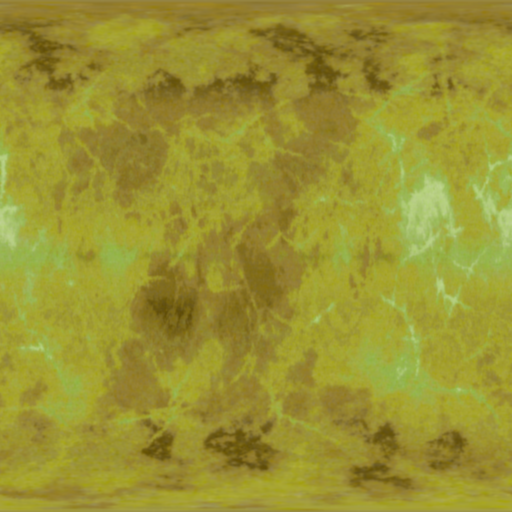
#> input picture my-3d-component/src/assets/planets/Arid/Arid_01-512x512.png, 512 x 512 px, found by its file name; its folder holds only this picture in this run
$ python generate_maps.py
#> lines starting #> are read from the running program, lines starting #| are printed output that depends on the picture
import os
import numpy as np
from PIL import Image, ImageFilter

# ---------- CONFIG ----------
TEXTURE_ROOT = r"C:/Users/Derek/source/repos/PlanetDisplay/my-3d-component/src/assets/planets/"
TEXTURE_DIR = TEXTURE_ROOT + "Arid"
NORMAL_SCALE = 1.0             # How strong the normals appear
ROUGH_BLUR_RADIUS = 8          # How blurry roughness maps are
# ----------------------------

def generate_normal_map(image_path, scale=NORMAL_SCALE):
#> called with scale = 1
    img = Image.open(image_path).convert('L')
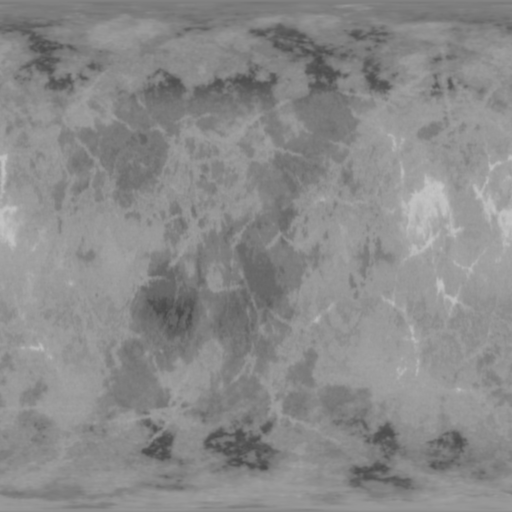
#> img: PIL image 512x512 L; min 74, max 198, mean 138
    height = np.array(img, dtype=np.float32)

    # Compute gradients
    dzdx = np.gradient(height, axis=1)
    dzdy = np.gradient(height, axis=0)
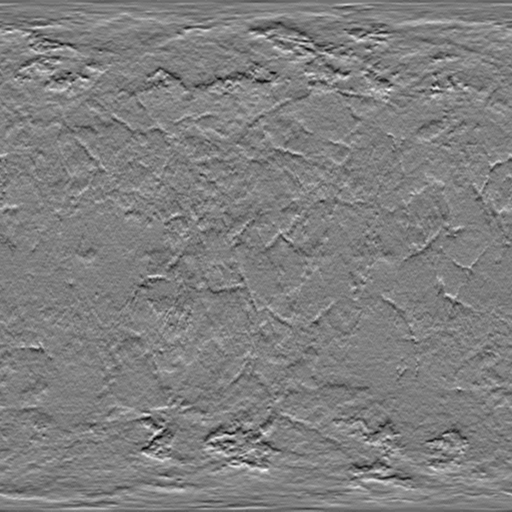
#> dzdy: shape (512, 512) float32; min -17, max 17, mean 0.0152; drawn with min black and max white

    nx = -dzdx * scale
    ny = -dzdy * scale
    nz = np.ones_like(height)

    length = np.sqrt(nx**2 + ny**2 + nz**2)
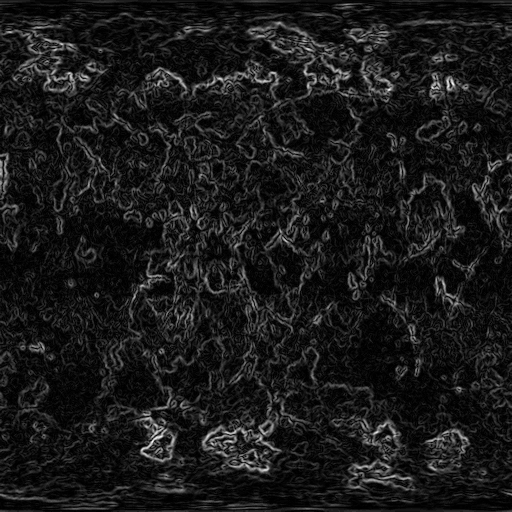
#> length: shape (512, 512) float32; min 1, max 19.82, mean 2.92; drawn with min black and max white
    nx /= length
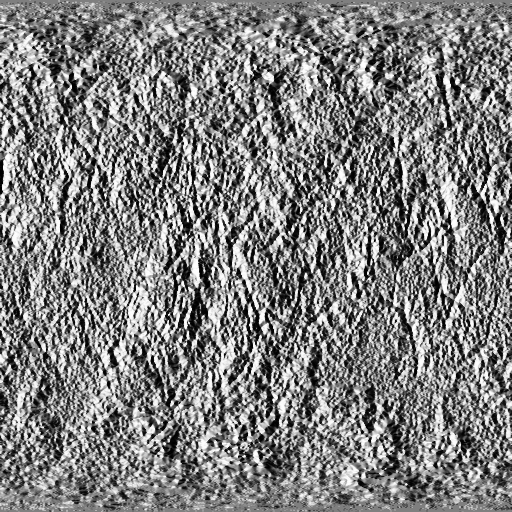
#> nx: shape (512, 512) float32; min -0.998, max 0.998, mean 0.000159; drawn with min black and max white
    ny /= length
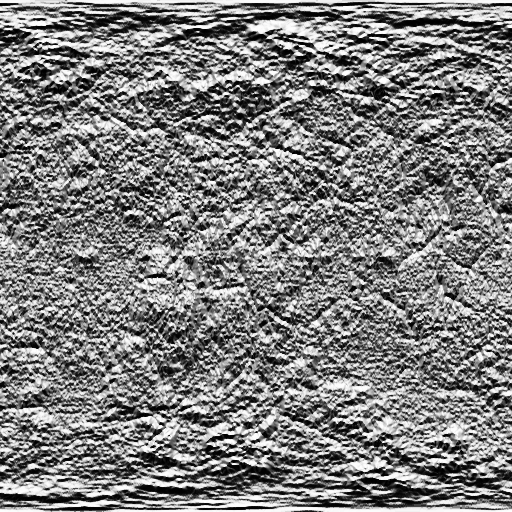
#> ny: shape (512, 512) float32; min -0.997, max 0.998, mean -0.00466; drawn with min black and max white
    nz /= length
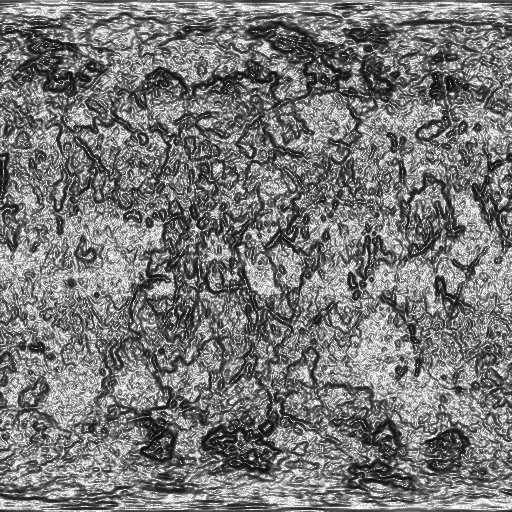
#> nz: shape (512, 512) float32; min 0.0504, max 1, mean 0.469

    # Convert to 0-255 RGB
    normal = np.stack([(nx+1)*127.5, (ny+1)*127.5, (nz+1)*127.5], axis=2).astype(np.uint8)
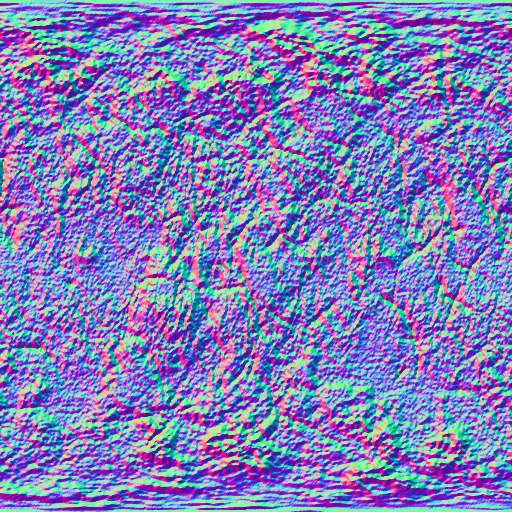
#> normal: shape (512, 512, 3); mean of channels 0, 1, 2 127, 126.4, 186.9; drawn as R, G, B
    normal_img = Image.fromarray(normal, 'RGB')
    return normal_img

def generate_roughness_map(image_path, blur_radius=ROUGH_BLUR_RADIUS):
#> called with blur_radius = 8
    img = Image.open(image_path).convert('L')          # Grayscale
    img = img.filter(ImageFilter.GaussianBlur(blur_radius))
    return img

def process_folder(folder):
    for file in os.listdir(folder):
        if not file.lower().endswith('.png'):
            continue
        if file.endswith('_normal.png') or file.endswith('_rough.png'):
            continue

        base = os.path.splitext(file)[0]
        input_path = os.path.join(folder, file)
        normal_path = os.path.join(folder, base + '_normal.png')
        rough_path = os.path.join(folder, base + '_rough.png')

        print(f"Processing {file}...")

        # Normal map
        if not os.path.exists(normal_path):
            normal_img = generate_normal_map(input_path)
            normal_img.save(normal_path)
            print(f"  Saved normal map: {normal_path}")

        # Roughness map
        if not os.path.exists(rough_path):
            rough_img = generate_roughness_map(input_path)
            rough_img.save(rough_path)
            print(f"  Saved roughness map: {rough_path}")

    print("All done!")

if __name__ == "__main__":
    process_folder(TEXTURE_DIR)
